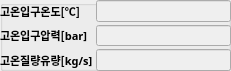
    <widget class="QGroupBox" name="cond_in_group_2">
     <property name="geometry">
      <rect>
       <x>60</x>
       <y>200</y>
       <width>231</width>
       <height>71</height>
      </rect>
     </property>
     <property name="title">
      <string/>
     </property>
     <widget class="QWidget" name="formLayoutWidget_13">
      <property name="geometry">
       <rect>
        <x>0</x>
        <y>0</y>
        <width>231</width>
        <height>71</height>
       </rect>
      </property>
      <layout class="QFormLayout" name="formLayout_18">
       <property name="horizontalSpacing">
        <number>3</number>
       </property>
       <property name="verticalSpacing">
        <number>3</number>
       </property>
       <property name="leftMargin">
        <number>0</number>
       </property>
       <property name="topMargin">
        <number>0</number>
       </property>
       <property name="rightMargin">
        <number>0</number>
       </property>
       <property name="bottomMargin">
        <number>0</number>
       </property>
       <item row="0" column="0">
        <widget class="QLabel" name="cond_in_T_label_2">
         <property name="font">
          <font>
           <family>굴림</family>
           <pointsize>8</pointsize>
           <weight>75</weight>
           <bold>true</bold>
          </font>
         </property>
         <property name="text">
          <string>고온입구온도[℃]</string>
         </property>
        </widget>
       </item>
       <item row="0" column="1">
        <widget class="QLineEdit" name="cond_in_T_edit_2">
         <property name="enabled">
          <bool>false</bool>
         </property>
         <property name="font">
          <font>
           <family>HY견고딕</family>
           <pointsize>8</pointsize>
           <weight>50</weight>
           <bold>false</bold>
          </font>
         </property>
         <property name="focusPolicy">
          <enum>Qt::StrongFocus</enum>
         </property>
         <property name="styleSheet">
          <string notr="true">border-color: rgb(255, 255, 255);</string>
         </property>
         <property name="text">
          <string/>
         </property>
        </widget>
       </item>
       <item row="1" column="0">
        <widget class="QLabel" name="cond_in_p_label_2">
         <property name="font">
          <font>
           <family>굴림</family>
           <pointsize>8</pointsize>
           <weight>75</weight>
           <bold>true</bold>
          </font>
         </property>
         <property name="text">
          <string>고온입구압력[bar]</string>
         </property>
        </widget>
       </item>
       <item row="1" column="1">
        <widget class="QLineEdit" name="cond_in_p_edit_2">
         <property name="enabled">
          <bool>false</bool>
         </property>
         <property name="font">
          <font>
           <family>HY견고딕</family>
           <pointsize>8</pointsize>
           <weight>50</weight>
           <bold>false</bold>
          </font>
         </property>
         <property name="focusPolicy">
          <enum>Qt::StrongFocus</enum>
         </property>
         <property name="styleSheet">
          <string notr="true">border-color: rgb(255, 255, 255);</string>
         </property>
         <property name="text">
          <string/>
         </property>
        </widget>
       </item>
       <item row="2" column="0">
        <widget class="QLabel" name="cond_in_m_label_2">
         <property name="font">
          <font>
           <family>굴림</family>
           <pointsize>8</pointsize>
           <weight>75</weight>
           <bold>true</bold>
          </font>
         </property>
         <property name="text">
          <string>고온질량유량[kg/s]</string>
         </property>
        </widget>
       </item>
       <item row="2" column="1">
        <widget class="QLineEdit" name="cond_in_m_edit_2">
         <property name="enabled">
          <bool>false</bool>
         </property>
         <property name="font">
          <font>
           <family>HY견고딕</family>
           <pointsize>8</pointsize>
           <weight>50</weight>
           <bold>false</bold>
          </font>
         </property>
         <property name="focusPolicy">
          <enum>Qt::StrongFocus</enum>
         </property>
         <property name="styleSheet">
          <string notr="true">border-color: rgb(255, 255, 255);</string>
         </property>
         <property name="text">
          <string/>
         </property>
        </widget>
       </item>
      </layout>
     </widget>
    </widget>
